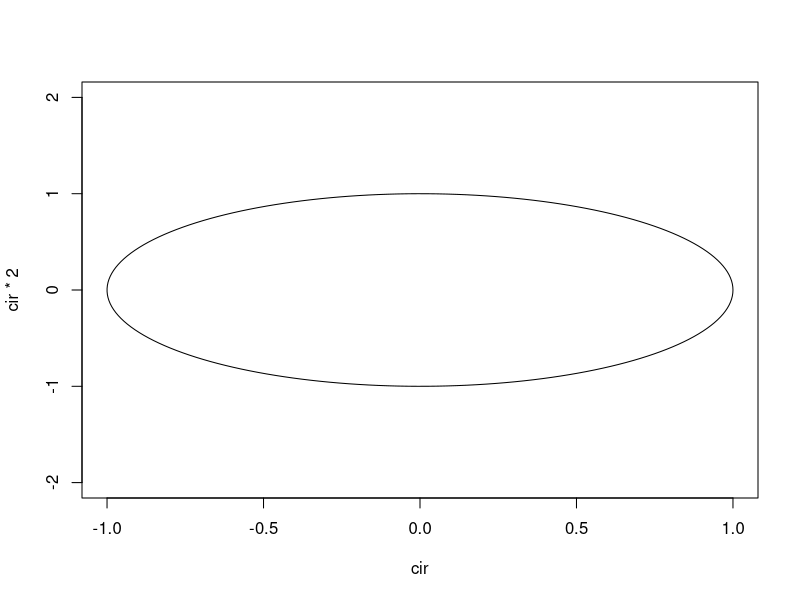

This chart was generated by the following R code: (Note: this script raises an error after producing the figure.)
#'
#' # First, some basic geometry
#'
#' ## Area of a circle ("$A$"):
#' \[ A = \pi r^{2} \]
#'
#' where $r$ is the radius.
#'
#' ## Radius of a circle ("$r$"):
#'
#' \[ r = \sqrt{\frac{A}{\pi}} \]
#'
#' # Now a circle (drawn in base `R` graphics):
#'
radius <- 1
cir <- c(-1, 1)
theta <- seq(0, 2*pi, length = 200)
plot(cir, cir*2, type = 'n')
lines(x = radius*cos(theta), y = radius*sin(theta))
#'
#'
# MAPtl <- read.csv("http://datasets.flowingdata.com/crimeRatesByState2005.tsv", header = TRUE, sep = "\t")
radius <- sqrt(MAP$SJR/pi)

symbols(MAP$year, jitter(MAP$prop, amount = sd(MAP$prop)), circles = radius, inches = 0.35, fg = NA, bg = mpal(MAPtl, a = 0.25))

symbols(MAP$year, circles = radius, inches = 0.5, fg = NA, bg = mpal(MAPtl, a = 0.25))

plot(MAPtl$year, jitter(MAPtl$prop, amount = sd(MAPtl$prop)))
text(MAPtl$year, MAPtl$prop, MAPtl$state, cex=0.5)
jitter(MAPtl$prop, amount = sd(MAPtl$prop))
